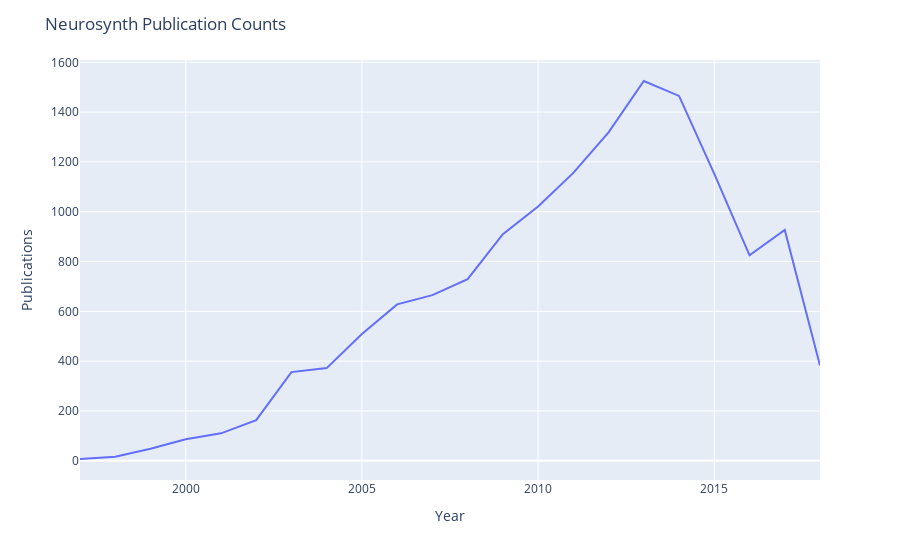

The notebook cell this image was saved under:
### Code cell
import plotly.graph_objects as go
from plotly.subplots import make_subplots
import kaleido

import plotly.express as px

def plot_pubcounts(df, title="Neurosynth Publication Counts", 
                   fpath='../data/08_reporting/project/ns_pubcount.pdf'):

    pubcounts = _count_publications(df)

    fig = px.line(pubcounts, x='year', y='study_id')
    fig.update_layout(
        title=title,
        xaxis_title='Year',
        yaxis_title='Publications'
    )
    fig.write_image(fpath, width=700, height=500)



plot_pubcounts(ns)

# px.violin(happiness, x='year', y='happiness')

### Figure 1 — Plotly figure (JSON) as saved in the notebook; plotly's stock layout.template omitted (floating-point values rounded to 4 significant figures)
{"data": [{"hovertemplate": "year=%{x}<br>study_id=%{y}<extra></extra>", "legendgroup": "", "line": {"color": "#636efa", "dash": "solid"}, "marker": {"symbol": "circle"}, "mode": "lines", "name": "", "orientation": "v", "showlegend": false, "type": "scatter", "x": [1997, 1998, 1999, 2000, 2001, 2002, 2003, 2004, 2005, 2006, 2007, 2008, 2009, 2010, 2011, 2012, 2013, 2014, 2015, 2016, 2017, 2018], "xaxis": "x", "y": [7, 16, 48, 86, 110, 163, 356, 372, 509, 628, 665, 729, 910, 1021, 1156, 1319, 1525, 1465, 1152, 825, 927, 382], "yaxis": "y"}], "layout": {"legend": {"tracegroupgap": 0}, "margin": {"t": 60}, "title": {"text": "Neurosynth Publication Counts"}, "xaxis": {"anchor": "y", "domain": [0, 1], "title": {"text": "Year"}}, "yaxis": {"anchor": "x", "domain": [0, 1], "title": {"text": "Publications"}}}}
